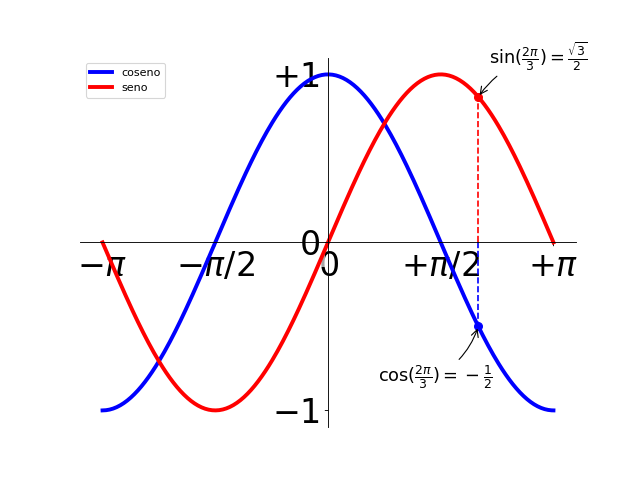

Reproduce this figure in Python.
import numpy as nupy
import matplotlib.pyplot as plt

# crear una figura de 8 x 6 puntos especificos (points),
# usando 100 puntos por pulgada (dpi)
plt.figure(figsize=(8,6), dpi=80)

# crear un subgráfica
plt.subplot(111)

# creamos un conjunto de datos de -PI a +PI
# entre esos dos tenemos 256 valores
X = nupy.linspace(-nupy.pi,nupy.pi,256,endpoint=True)

# creamos los valores de salida para las Funciones
# seno y coseno , con respecto a los valores de entrada
# de "X"

C, S = nupy.cos(X), nupy.sin(X)

# gráficamos la función coseno
# con los siguiente atributos

# pagina de colores https://www.rapidtables.com/web/color/RGB_Color.html
plt.plot(X, C, color="blue", linewidth=3.5, linestyle='-', label='coseno')

# gráficamos la función seno
# con los siguiente atributos

#cambio de color
plt.plot(X, S, color="red", linewidth=3.5, linestyle='-', label='seno')

# ponemos donde queremos mostrar la leyenda
plt.legend(loc='upper left', frameon=True)

# limitamos el eje "x"
plt.xlim(X.min()*1.1, X.max()*1.1)

#limitamos el eje "y"
plt.ylim(C.min()*1.1, C.max()*1.1)

# definimos una marca de referencia para el eje
# "x" tanto inicial como final
plt.xticks([-nupy.pi, -nupy.pi/2, 0, nupy.pi/2, nupy.pi],
       [r'$-\pi$', r'$-\pi/2$', r'$0$', r'$+\pi/2$', r'$+\pi$'])

# definimos una marca de referencia para el eje
# "y" tanto inicial como final

plt.yticks([-1, 0, +1],
       [r'$-1$', r'$0$', r'$+1$'])

# establecemos la intesección de las líneas de los ejes
ax = plt.gca()
ax.spines['right'].set_color('none')
ax.spines['top'].set_color('none')
ax.xaxis.set_ticks_position('bottom')
ax.spines['bottom'].set_position(('data',0))
ax.yaxis.set_ticks_position('left')
ax.spines['left'].set_position(('data',0))

# damos estilo a las marcas de notación para que sean más visibles
for label in ax.get_xticklabels() + ax.get_yticklabels():
    label.set_fontsize(30)
    label.set_bbox(dict(facecolor='#ffffff', edgecolor='None', alpha=0.65 ))
# graficar un punto en ambas Funciones
# se elige el valor de punto a graficar
t = 2*nupy.pi/3
# graficamos el punto en la función coseno con los siguientes atributos
plt.plot([t,t],[0,nupy.cos(t)], color ='blue', linewidth=1.5, linestyle="--")
plt.scatter([t,],[nupy.cos(t),], 50, color ='blue')
# Damos notación al punto en la función coseno con formato de latex
plt.annotate(r'$\sin(\frac{2\pi}{3})=\frac{\sqrt{3}}{2}$',
             xy=(t, nupy.sin(t)), xycoords='data',
             xytext=(+10, +30), textcoords='offset points', fontsize=16,
             arrowprops=dict(arrowstyle="->", connectionstyle="arc3,rad=.2"))

#graficamos el punto en la función seno con los siguientes atributos
plt.plot([t,t],[0,nupy.sin(t)], color ='red', linewidth=1.5, linestyle="--")
plt.scatter([t,],[nupy.sin(t),], 50, color ='red')
# Damos notación al punto en la función seno con formato de latex
plt.annotate(r'$\cos(\frac{2\pi}{3})=-\frac{1}{2}$',
             xy=(t, nupy.cos(t)), xycoords='data',
             xytext=(-90, -50), textcoords='offset points', fontsize=16,
             arrowprops=dict(arrowstyle="->", connectionstyle="arc3,rad=.2"))

# notación de latex en conjunto de parametros de matplotlib
# https://matplotlib.org/api/pyplot_api.html#matplotlib.pyplot.annotate
# https://matplotlib.org/users/annotations_guide.html

# guardar gráfica con calidad de
# 80 pixeles por pulgada
plt.savefig("matplotlib_test_9.png",dpi=80)

# mostramos la gráfica creada
plt.show()
